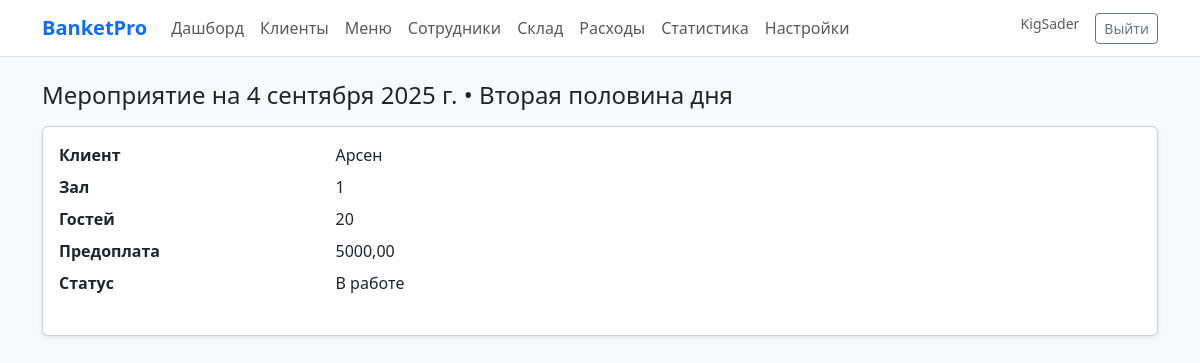
Screenshot of /calendar/1/ (signed in) with the database file from the repository.
### calendarapp/models.py (models this page shows, shortened)
class Event(models.Model):
    client = models.ForeignKey(Client, on_delete=models.CASCADE, related_name='events', verbose_name='Клиент')
    hall = models.ForeignKey(Hall, on_delete=models.PROTECT, related_name='events', verbose_name='Зал')
    date = models.DateField('Дата')
    slot = models.CharField('Слот', max_length=2, choices=SLOT_CHOICES)
    guests = models.PositiveIntegerField('Количество гостей', default=0)
    client_menu = models.ForeignKey('menuapp.ClientMenu', on_delete=models.SET_NULL, null=True, blank=True, verbose_name='Меню')
    contract = models.FileField('Договор', upload_to='contracts/', blank=True, null=True)
    prepayment_amount = models.DecimalField('Предоплата', max_digits=10, decimal_places=2, default=0)
    STATUS_CHOICES = [('draft','Черновик'),
                      ('pending','В работе'),
                      ('confirmed','Подтверждено'),
                      ('paid','Оплачено'),
                      ('canceled','Отменено')]
    status = models.CharField('Статус', max_length=20, choices=STATUS_CHOICES, default='pending')
    class Meta:
        constraints = [models.UniqueConstraint(fields=['hall','date','slot'], name='unique_hall_date_slot')]

class Hall(models.Model):
    name = models.CharField('Зал', max_length=100)
    def __str__(self): return self.name

### crm/models.py (models this page shows)
class Client(models.Model):
    full_name = models.CharField('ФИО', max_length=200)
    phone = models.CharField('Телефон', max_length=50)
    description = models.TextField('Описание', blank=True)
    source = models.CharField('Источник', max_length=100, blank=True)
    created_at = models.DateTimeField(auto_now_add=True)
    def __str__(self): return self.full_name

### calendarapp/views.py (the view)
# urls.py: path('<int:pk>/', views.EventDetailView.as_view(), name='event_detail'),
class EventDetailView(LoginRequiredMixin, generic.DetailView):
    model = Event
    template_name = 'calendar/event_detail.html'

### templates/calendar/event_detail.html (shortened to what this page needs)
{% extends 'base.html' %}
{% block content %}
<h1 class="h4 mb-3">Мероприятие на {{ object.date }} • {{ object.get_slot_display }}</h1>
<div class="card shadow-sm"><div class="card-body">
  <dl class="row">
    <dt class="col-sm-3">Клиент</dt><dd class="col-sm-9">{{ object.client }} </dd>
    <dt class="col-sm-3">Зал</dt><dd class="col-sm-9">{{ object.hall }}</dd>
    <dt class="col-sm-3">Гостей</dt><dd class="col-sm-9">{{ object.guests }}</dd>
    <dt class="col-sm-3">Предоплата</dt><dd class="col-sm-9">{{ object.prepayment_amount }}</dd>
    <dt class="col-sm-3">Статус</dt><dd class="col-sm-9">{{ object.get_status_display }}</dd>
  </dl>
</div></div>
{% endblock %}

### templates/base.html (shortened to what this page needs)
{% load static %}
<!doctype html>
<html lang="ru">
<head>
  <link href="https://cdn.jsdelivr.net/npm/bootstrap@5.3.3/dist/css/bootstrap.min.css" rel="stylesheet">
  <link href="{% static 'css/app.css' %}" rel="stylesheet">
</head>
<body class="bg-light">
<nav class="navbar navbar-expand-lg navbar-light bg-white border-bottom">
  <div class="container">
    <a class="navbar-brand fw-semibold text-primary" href="/">BanketPro</a>
    <div class="collapse navbar-collapse" id="nav">
      <ul class="navbar-nav me-auto">
        <li class="nav-item"><a class="nav-link" href="/crm/dashboard/">Дашборд</a></li>
        <li class="nav-item"><a class="nav-link" href="/crm/clients/">Клиенты</a></li>
        <li class="nav-item"><a class="nav-link" href="/menu/">Меню</a></li>
        <li class="nav-item"><a class="nav-link" href="/employees/">Сотрудники</a></li>
        <li class="nav-item"><a class="nav-link" href="/warehouse/">Склад</a></li>
        <li class="nav-item"><a class="nav-link" href="/expenses/">Расходы</a></li>
        <li class="nav-item"><a class="nav-link" href="/stats/">Статистика</a></li>
        <li class="nav-item"><a class="nav-link" href="/settings/">Настройки</a></li>
      </ul>
      <div class="d-flex">
        {% if user.is_authenticated %}
          <span class="me-3 small text-muted">{{ user.username }}</span>
          <a class="btn btn-sm btn-outline-secondary" href="/accounts/logout/">Выйти</a>
        {% else %}
          <a class="btn btn-sm btn-primary" href="/accounts/login/">Войти</a>
        {% endif %}
      </div>
    </div>
  </div>
</nav>
<main class="container py-4">
  {% block content %}{% endblock %}
</main>
</body>
</html>

### rows the page displays
Event: date "4 сентября 2025 г.", slot "Вторая половина дня", client "Арсен", hall "1", guests "20", prepayment_amount "5000,00", status "В работе"

### other values shown
{{ user.username }} "KigSader"
